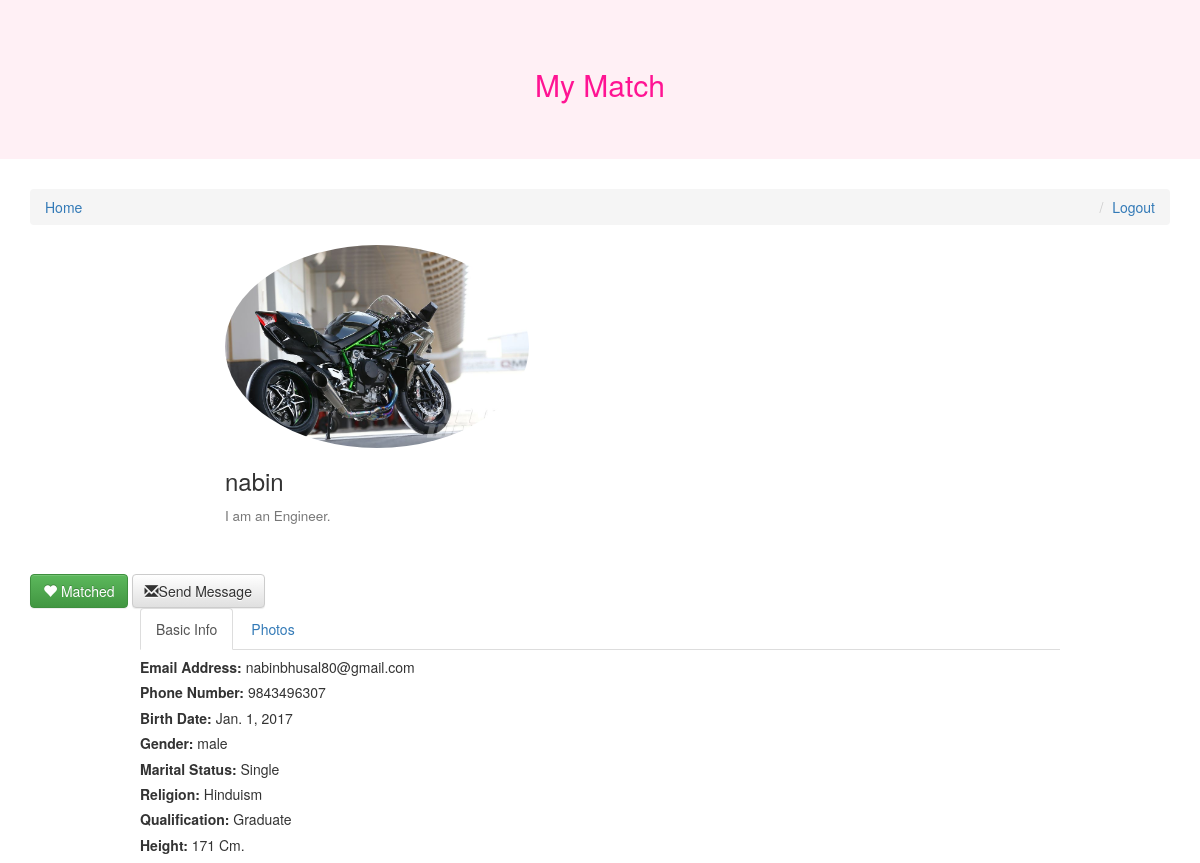
The page /4/ (signed in) on the database as committed earlier.
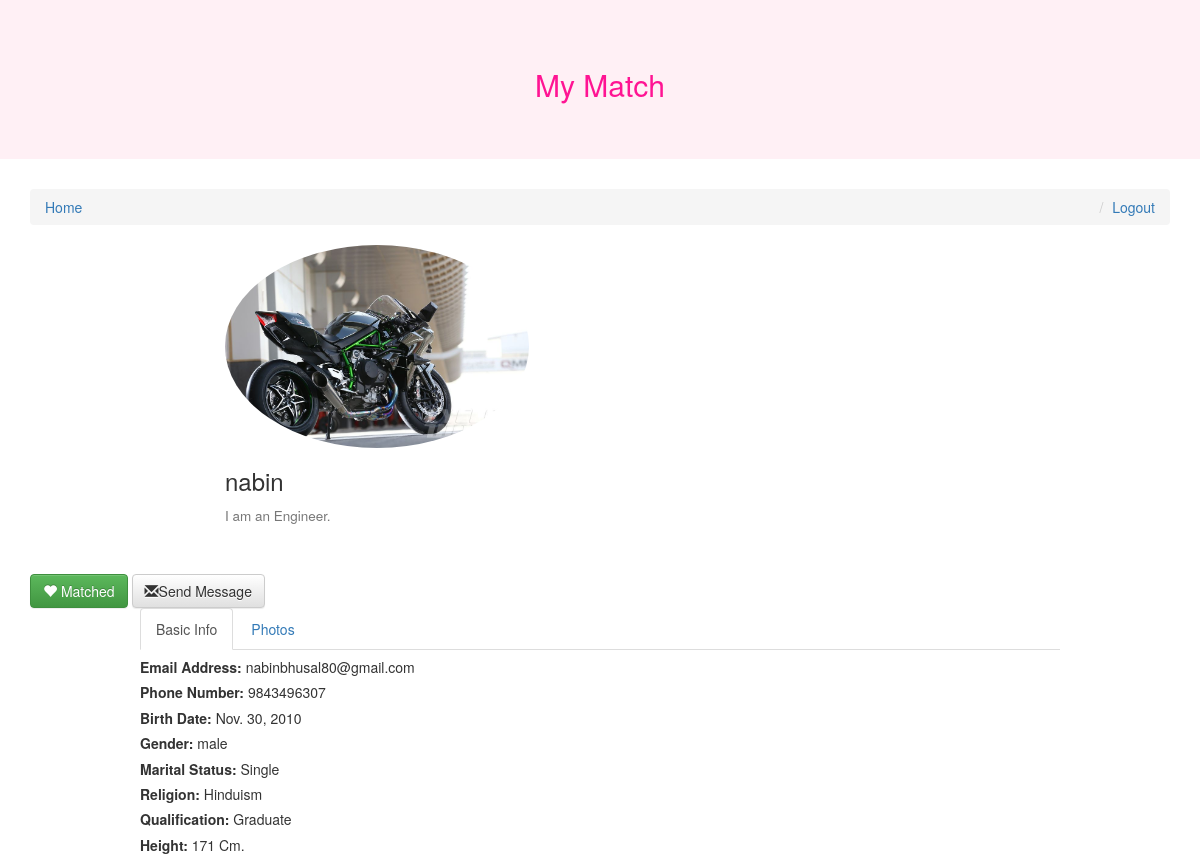
The same page on the database as committed later.
### photos/models.py (models this page shows, shortened)
class Picture(models.Model):
	user = models.ForeignKey(Profile,on_delete=models.CASCADE)
	caption = models.CharField(max_length=15,null=True,blank=True)
	timestamp = models.DateTimeField(auto_now=False, auto_now_add=True)
	photo = models.ImageField(upload_to=upload_location,null=True)
	profile_check = models.BooleanField(default=False)
	def __str__(self):
		return "%s-%s" % (self.user,self.caption)
	def get_absolute_url(self):
		temp = self.user
		return reverse("photos:photo", kwargs={"pk1": self.pk,"pk":temp.pk})

### accounts/models.py (models this page shows, shortened)
class Profile(models.Model):
	user = models.OneToOneField(User,on_delete=models.CASCADE)
	CHOICES = (('male','male'),('female','female'))
	MARITAL = (('Married','Married'),('Single','Single'),('Divorced','Divorced'))
	phone_no = models.CharField(max_length=15,unique=True,validators=[phone_validator])
	birth_date = models.DateField()
	bio = models.TextField(max_length=200,null=True,blank=True)
	gender = models.CharField(max_length=10,choices=CHOICES,null=True)
	marital_status = models.CharField(max_length=10,choices=MARITAL,null=True)
	timestamp = models.DateTimeField(auto_now=False, auto_now_add=True)
	latitude = models.CharField(max_length=100,null=True)
	longitude = models.CharField(max_length=100,null=True)
	RELIGION = (('Hinduism','Hinduism'),('Christian','Christian'),('Buddhism','Buddhism'),('Muslim','Muslim'),('Sikh','Sikh'),('Jain','Jain'))
	religion = models.CharField(max_length=20,null=True,blank=True,choices=RELIGION)
	QUALIFICATION = (('Under Graduate','Under Graduate'),('Graduate','Graduate'),('Post Graduate','Post Graduate'))
	qualification = models.CharField(max_length=30,null=True,choices=QUALIFICATION)
	height = models.IntegerField(null=True,blank=True)
	def __str__(self):
		return "%s's profile" % self.user

### accounts/views.py (the view, shortened to what this page needs)
# urls.py: url(r'^(?P<pk>\d+)/$', profile_detail_view, name='detail'),
def profile_detail_view(request,pk):
	logged_in_profile = Profile.objects.filter(user=request.user) #this is logged in profile
	logged_in_profile = logged_in_profile.first()
	instance = get_object_or_404(Profile,pk=pk)
	if not request.user.is_authenticated:
		raise Http404
	user = instance.user
	chat_obj = None
	chat_obj_ = None
	chat_form = None
	if not request.user == instance.user:
		obj = ChatClass.objects.filter(owner=request.user,opponent=instance.user)
		chat_obj = obj.first()
		if obj.count() == 0:
			obj_ = ChatClass.objects.filter(owner=instance.user,opponent=request.user)
			chat_obj_ = obj_.first()
	photo_form = PictureForm(request.POST or None,request.FILES or None)
	if photo_form.is_valid() and request.user.is_authenticated():
		photo = photo_form.save(commit=False)
		photo.user = instance
		photo.save()
		return redirect("/")
	all_photo = Picture.objects.filter(user=instance)
	profile_pic = None
	profile_picture = all_photo.filter(profile_check=True)
	if profile_picture.exists():
		profile_pic = profile_picture.first()
	unseen_notices_count = None;
	notices = NotifyUser.objects.filter(receiver=logged_in_profile)
	if notices != None:
		unseen_notices = notices.filter(seen_or_not=False) #getting unseen notifications
		if unseen_notices != None:
			unseen_notices_count = unseen_notices.count()
	match_list1 = ChatClass.objects.filter(owner=request.user)
	match_list2 = ChatClass.objects.filter(opponent=request.user)
	match_list3 = []
	match_list3.extend(match_list1)
	match_list3.extend(match_list2)
	match_list = [] #it holds the match list
	for each in match_list3:
		if each.friends == True:
			match_list.append(each)
	all_matches = [] # it has all the users that are matched with the logged in.
	for match in match_list:
		opponent = match.opponent
		owner = match.owner
		if request.user != opponent:
			us = Profile.objects.get(user=opponent)
			all_matches.append(us)
		if request.user != owner:
			us = Profile.objects.get(user=owner)
			all_matches.append(us)
	unseen_msg_count = 0
	message_list = [] # it holds all the chatclass that has conversations
	for one in match_list:
		unseen_msg_count = one.get_unseen_msg(request.user) + unseen_msg_count
		msg = MessageClass.objects.filter(user_set=one)
		if msg.count() != 0:
			message_list.append(one)
	recommend_list = recommendation(user)
	query = request.GET.get("q")
	religion = request.GET.get("religion")
	age = request.GET.get("age")
	if query == "---":
		query = 20
	if query:
		return redirect('search',pk=pk,query=query,religion=religion,age=age)
	context = {
	'unseen_msg_count':unseen_msg_count,
	'message_list':message_list,
	'all_matches':all_matches,
	'chat_obj_':chat_obj_,
	'chat_obj':chat_obj,
	'notices':notices,
	'unseen_notices_count':unseen_notices_count,
	'profile_pic':profile_pic,
	'all_photo':all_photo,
	'photo_form':photo_form,
	'chat_form':chat_form,
	'instance':instance,
	'user':user,
	'recommend_list':recommend_list,
	}
	return render(request,"profile_detail.html",context)

### accounts/utils.py (called while the page is built)
def calculation(profile,*args,**kwargs):
	user = profile.user
	users_profile = Profile.objects.get(user=user)
	as_owner = ChatClass.objects.filter(owner=user)
	as_opponent = ChatClass.objects.filter(opponent=user)
	fren_user_list = [] #it stores all the users which are matched
	for i in as_owner:
		user1 = i.opponent
		fren_user_list.append(user1)
	for i in as_opponent:
		user2 = i.owner
		fren_user_list.append(user2)
	fren_profile_list = [] # profiles of all the opposite gender friends
	for i in fren_user_list:
		temp = Profile.objects.get(user=i)
		if temp.gender != users_profile.gender:
			fren_profile_list.append(temp)
	return fren_profile_list

### chats/models.py (called while the page is built)
	def get_unseen_msg(self,s):
		obj_list = MessageClass.objects.filter(user_set=self)
		obj_list.filter(seen_case=False)
		obj_list1 = []
		for each in obj_list:
			if each.sender != s:
				obj_list1.append(each)
		if obj_list1.count(obj_list1) != 0:
			return obj_list1.count(obj_list1)
			print("c")
			print(obj_list1.count(obj_list1))
		else:
			return 0

### accounts/templates/profile_detail.html (shortened to what this page needs)
{% extends "base.html" %}
{% block content %}
{% load crispy_forms_tags %}
<div class="row">
<div class="col-sm-offset-2 col-sm-6">
	<div>
		{% if profile_pic %}
			<img class="img-responsive img-circle" src="{{ profile_pic.photo.url }}" alt="{{ profile_pic }}" width="304" height="236">
		{% endif %}
	</div>
	<div>
		{% if instance.user.first_name and instance.user.last_name %}
			<h3>
			{{ instance.user.first_name }} {{ instance.user.last_name }}</h3> {% else %} <h3>{{ instance.user.username }}
			</h3>
		{% endif %}
		<h4><small> {{ instance.bio }} </small></h4><br><br>
	</div>
</div>
</div>
{% if request.user != instance.user %}
	{% if chat_obj_ %}
		{% if chat_obj_.friends == True %}
			<p class="btn btn-success"><span class="glyphicon glyphicon-heart"></span> Matched</p>
			<a href="{% url 'chats:chat' pk1=chat_obj_.pk %}" class="btn btn-default"><span class="glyphicon glyphicon-envelope"></span>Send Message</a>
		{% else %}
			<a href="{% url 'chats:accept' pk1=chat_obj_.pk %}" class="btn btn-default"><span class="glyphicon glyphicon-plus-sign"></span>Accept Match</a>
			<a href="{% url 'chats:deny' pk1=chat_obj_.pk %}" class="btn btn-danger"><span class="glyphicon glyphicon-remove"></span>Deny Match</a>
		{% endif %}
	{% endif %}
{% endif %}
<div class="col-xs-offset-1 col-xs-10">
	<ul class="nav nav-tabs">
        <li class="active"><a data-toggle="tab" href="#basicinfo">Basic Info</a></li>
        <li><a data-toggle="tab" href="#photos">Photos</a></li>
    </ul>
    <div class="tab-content">
        <div id="basicinfo" class="tab-pane fade in active">
            <h5><strong>Email Address: </strong> {{ instance.user.email }}</h5>
			<h5><strong>Phone Number: </strong> {{ instance.phone_no }}</h5>
			<h5><strong>Birth Date: </strong> {{ instance.birth_date }}</h5>
			<h5><strong>Gender: </strong> {{ instance.gender }}</h5>
			<h5><strong>Marital Status: </strong>{{ instance.marital_status }}</h5>
			<h5><strong>Religion: </strong>{{ instance.religion }}</h5>
			<h5><strong>Qualification: </strong>{{ instance.qualification }}</h5>
			<h5><strong>Height: </strong>{{ instance.height }} Cm.</h5>
        </div>
    </div>
 </div>
{% endblock content %}

### accounts/templates/base.html (shortened to what this page needs)
<!Doctype html>
{% load static %}
<html lang="en-us">
	<head>
		<link rel="stylesheet" href="https://maxcdn.bootstrapcdn.com/bootstrap/3.3.7/css/bootstrap.min.css">
		<link rel="stylesheet" href="https://maxcdn.bootstrapcdn.com/bootstrap/3.3.7/css/bootstrap-theme.min.css">
		<link rel="stylesheet" href="{% static 'base.css' %}"/>
		</head>
	<body>
		<div class="jumbotron">
                <h2><a href="{% url 'home' %}" style="color:deeppink;">My Match</a></h2>
        </div>
	<div class="container">
	  	<ul class="breadcrumb">
	        <li><a href="{% url 'home' %}">Home</a></li>
	        {% if not request.user.is_authenticated %}
	        <li class="pull-right"><a href="{% url 'register' %}">Register</a></li>
	        <li class="pull-right"><a href="{% url 'login' %}">Login</a></li>
	        {% else %}
	        <li class="pull-right"><a href="{% url 'logout' pk=user.pk %}">Logout</a></li>
	        {% endif %}
	    </ul>
	{% block content %}
	{% endblock content %}
	</div>
	</body>
</html>

### accounts/static/base.css (style rules this page uses)
.jumbotron { background-color: lavenderblush; text-align: center; }
html, body { margin:0; padding:0; height:100%; }

Rows that differ between the two databases and show on the page:
changed Profile "male": birth_date "Jan. 1, 2017" → "Nov. 30, 2010"
